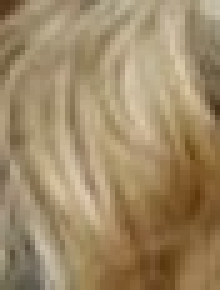
#> input picture RedHeaded_League/data/blonde/blonde1.jpg, 44 x 58 px (shown 5 times larger)
$ jupyter execute --allow-errors hair_color.ipynb
#> lines starting #> are read from the running program, lines starting #| are printed output that depends on the picture
[cell 1]
from PIL import Image
import glob
import os, io
import numpy as np
from skimage import color
#from skimage import io
import skimage
from skimage.transform import resize
from skimage.color import rgb2hsv
import matplotlib.pyplot as plt
from urllib.request import urlopen
from zipfile import ZipFile
import shutil

folders = ["pics/blonde/blonde*jpg", "pics/brunette/brown*jpg", "pics/redheads/red*jpg"]
X =[]
Y = []
imgs_with_channel = []

# needed to download pics for this example
def download_files (repository, directory_to_download):


    # go to github repository
    http_response = urlopen(repository)
    zipfile = ZipFile(io.BytesIO(http_response.read()))
    files = zipfile.namelist()
    for file in files:
        if directory_to_download in file:
            outfile = file[file.find (directory_to_download):]
            outdir = os.path.dirname (outfile)
            if not os.path.exists (outdir):
                os.makedirs (outdir, exist_ok=True)
            if not file.endswith ("/"):
              #  print (file)
              #  print (outfile)
                zipfile.extract (file, ".")
                shutil.copy (file, outfile)


repository = "https://github.com/pauline-ng/holmes/archive/refs/heads/master.zip"
directory_to_download = "pics/"

download_files(repository, directory_to_download)
#> (the call stopped at in download_files, `http_response = urlopen(repository)`: the network is not available in this run)

[cell 2]
def resize_images ():
    jpg_files=glob.glob (folders[0])
    for jpg_file in jpg_files:
        min_width = 1000
        min_height = 1000

        im = Image.open(jpg_file) # Can be many different formats.
        pix = im.load()
        print (im.size)  # Get the width and hight of the image for iterating over
        if im.size[0] < min_width:
            min_width = im.size[0]
        if im.size[1] < min_height:
            min_height = im.size[1]


print ("hello")

# assign jpg_files all of the hair-colored jpgs
jpg_files = []
for folder in folders:
    jpg_files.extend (glob.glob (folder))

training_data = []
IMG_SIZE = 50

for jpg_file in jpg_files:
    label = os.path.basename (jpg_file).replace (".jpg", "")
    label = ''.join([i for i in label if not i.isdigit()])

    im = Image.open(jpg_file) # Can be many different formats.
#> im is the input picture: PIL image 44x58 RGB; mean R, G, B 158.9, 137.4, 103.2

    x=20
    y=20
    IMG_PX_SIZE = 20 # pixels
    rgb_img = skimage.io.imread (jpg_file)

    # resize images to all the same size
    #rgb_img_resize = rgb_img.resize(IMG_SIZE, IMG_SIZE, 0)
    #rgb_img = rgb_img.resize (20,20,0)
    rgb_img = resize (rgb_img, (IMG_PX_SIZE,IMG_PX_SIZE))
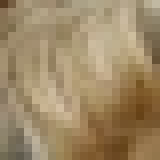
#> rgb_img: shape (20, 20, 3) float64 (shown 8 times larger); mean R, G, B 0.623, 0.539, 0.405
    # get HSV representation of image
 #   hsv_img = rgb2hsv (rgb_img)

    # get Hue values of image (igeore saturation and value)
    # do over, need to resize
  #  hue_img = hsv_img[0:x, 0:y, 0]
    #hue_img_resize = cv2
 #   print (hue_img.shape)

    #print (pix[x,y])  # Get the RGBA Value of the a pixel of an image
  #  print (hue_img[x,y])
   # print (rgb_img.reshape (1, IMG_PX_SIZE*IMG_PX_SIZE*3)[0])  # flatten into an array
 #   X.append (hue_img.reshape ((hue_img.shape[0], x*y*3)))
    #X.append (np.array(hue_img))
    X.append (rgb_img.reshape (1, x*y*3)[0]) # flatten into a 1-D array
    Y.append (label)


 #   img_with_channel = np.expand_dims (hue_img, axis=-1)
  #  imgs_with_channel.append (img_with_channel)
#        print (depth_with_channel.shape)


    # final step-forming the training data list with numpy array of the images
   # training_data.append([np.array(hue_img), np.array(label)])

[cell 3]
# [5 lines of commented-out code are left out]
from sklearn.neighbors import KNeighborsClassifier
#from sklearn.preprocessing import LabelEncoder

[cell 4]
num_groups = 3  # blonde, red, brunette

model = KNeighborsClassifier(n_neighbors=num_groups)

model.fit (X, Y)

prediction = model.predict (X)

#> (a cell that did not finish here is left out)

#> (a cell that did not finish here is left out)

red1 has a component of blonde in it, not truly red

[cell 7]
# visualization
# https://stackoverflow.com/questions/65269382/how-can-i-visualize-the-test-samples-of-k-nearest-neighbour-classifier

from mlxtend.plotting import plot_decision_regions

plot_decision_regions(X, Y, clf=model, legend=2)# Adding axes annotations
#> (this line was passed over: mlxtend is not available in this run)
plt.xlabel("X")
plt.ylabel("Y")
plt.title("Knn with K=3")
plt.show()


def get_neighbors(xs, sample):
    neighbors = [(x, np.sum(np.abs(x - sample))) for x in xs]
    neighbors = sorted(neighbors, key=lambda x: x[1])
    return np.array([x for x, _ in neighbors])

colors_array = []
for hair_color in Y:
    color = hair_color
    if hair_color == "blonde":
        color = "yellow"
    colors_array.append (color)

_, ax = plt.subplots(nrows=1, ncols=4, figsize=(15, 5))
#> (the rest of this cell did not finish here and is left out)
